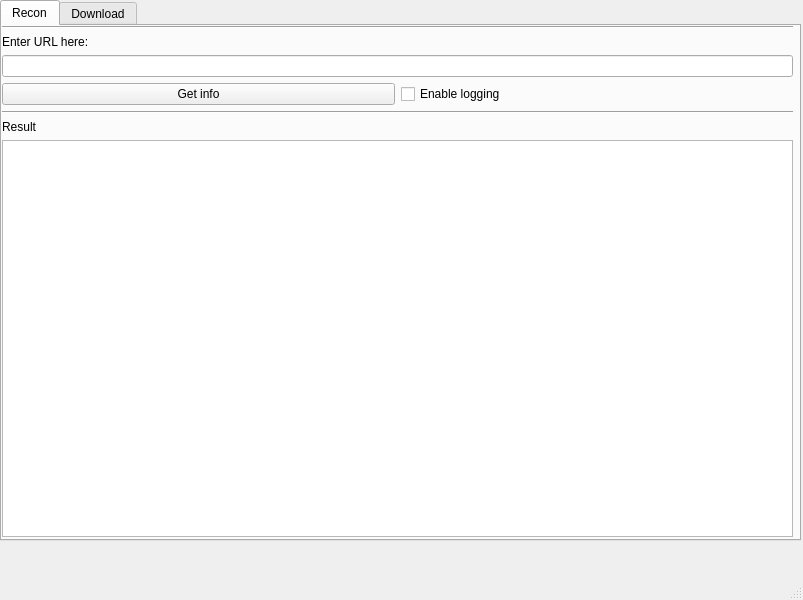
<?xml version="1.0" encoding="UTF-8"?>
<ui version="4.0">
 <class>MainWindow</class>
 <widget class="QMainWindow" name="MainWindow">
  <property name="geometry">
   <rect>
    <x>0</x>
    <y>0</y>
    <width>803</width>
    <height>600</height>
   </rect>
  </property>
  <property name="minimumSize">
   <size>
    <width>800</width>
    <height>600</height>
   </size>
  </property>
  <property name="baseSize">
   <size>
    <width>800</width>
    <height>600</height>
   </size>
  </property>
  <property name="windowTitle">
   <string>MainWindow</string>
  </property>
  <widget class="QWidget" name="centralwidget">
   <widget class="QTabWidget" name="tabWidget">
    <property name="geometry">
     <rect>
      <x>0</x>
      <y>0</y>
      <width>801</width>
      <height>541</height>
     </rect>
    </property>
    <property name="currentIndex">
     <number>0</number>
    </property>
    <widget class="QWidget" name="tab">
     <attribute name="title">
      <string>Recon</string>
     </attribute>
     <widget class="QWidget" name="verticalLayoutWidget_3">
      <property name="geometry">
       <rect>
        <x>0</x>
        <y>0</y>
        <width>791</width>
        <height>511</height>
       </rect>
      </property>
      <layout class="QVBoxLayout" name="verticalLayout_3">
       <item>
        <layout class="QHBoxLayout" name="horizontalLayout_2">
         <item>
          <layout class="QVBoxLayout" name="verticalLayout">
           <item>
            <widget class="Line" name="line_2">
             <property name="orientation">
              <enum>Qt::Orientation::Horizontal</enum>
             </property>
            </widget>
           </item>
           <item>
            <widget class="QLabel" name="label">
             <property name="text">
              <string>Enter URL here:</string>
             </property>
            </widget>
           </item>
           <item>
            <widget class="QLineEdit" name="URLedit"/>
           </item>
           <item>
            <layout class="QHBoxLayout" name="horizontalLayout">
             <item>
              <widget class="QPushButton" name="GetInfo">
               <property name="text">
                <string>Get info</string>
               </property>
              </widget>
             </item>
             <item>
              <widget class="QCheckBox" name="EnableLogging">
               <property name="text">
                <string>Enable logging</string>
               </property>
              </widget>
             </item>
            </layout>
           </item>
          </layout>
         </item>
        </layout>
       </item>
       <item>
        <layout class="QVBoxLayout" name="verticalLayout_2">
         <item>
          <widget class="Line" name="line">
           <property name="orientation">
            <enum>Qt::Orientation::Horizontal</enum>
           </property>
          </widget>
         </item>
         <item>
          <widget class="QLabel" name="label_2">
           <property name="text">
            <string>Result</string>
           </property>
          </widget>
         </item>
         <item>
          <widget class="QPlainTextEdit" name="Result">
           <property name="readOnly">
            <bool>true</bool>
           </property>
          </widget>
         </item>
        </layout>
       </item>
      </layout>
     </widget>
    </widget>
    <widget class="QWidget" name="tab_2">
     <attribute name="title">
      <string>Download</string>
     </attribute>
    </widget>
   </widget>
  </widget>
  <widget class="QStatusBar" name="statusbar"/>
  <action name="actionApplication_Stuff">
   <property name="text">
    <string>Application &amp; Stuff</string>
   </property>
  </action>
 </widget>
 <tabstops>
  <tabstop>URLedit</tabstop>
  <tabstop>GetInfo</tabstop>
  <tabstop>EnableLogging</tabstop>
 </tabstops>
 <resources/>
 <connections>
  <connection>
   <sender>GetInfo</sender>
   <signal>clicked()</signal>
   <receiver>URLedit</receiver>
   <slot>copy()</slot>
   <hints>
    <hint type="sourcelabel">
     <x>198</x>
     <y>112</y>
    </hint>
    <hint type="destinationlabel">
     <x>395</x>
     <y>79</y>
    </hint>
   </hints>
  </connection>
 </connections>
 <designerdata>
  <property name="gridDeltaX">
   <number>10</number>
  </property>
  <property name="gridDeltaY">
   <number>10</number>
  </property>
  <property name="gridSnapX">
   <bool>true</bool>
  </property>
  <property name="gridSnapY">
   <bool>true</bool>
  </property>
  <property name="gridVisible">
   <bool>true</bool>
  </property>
 </designerdata>
</ui>
